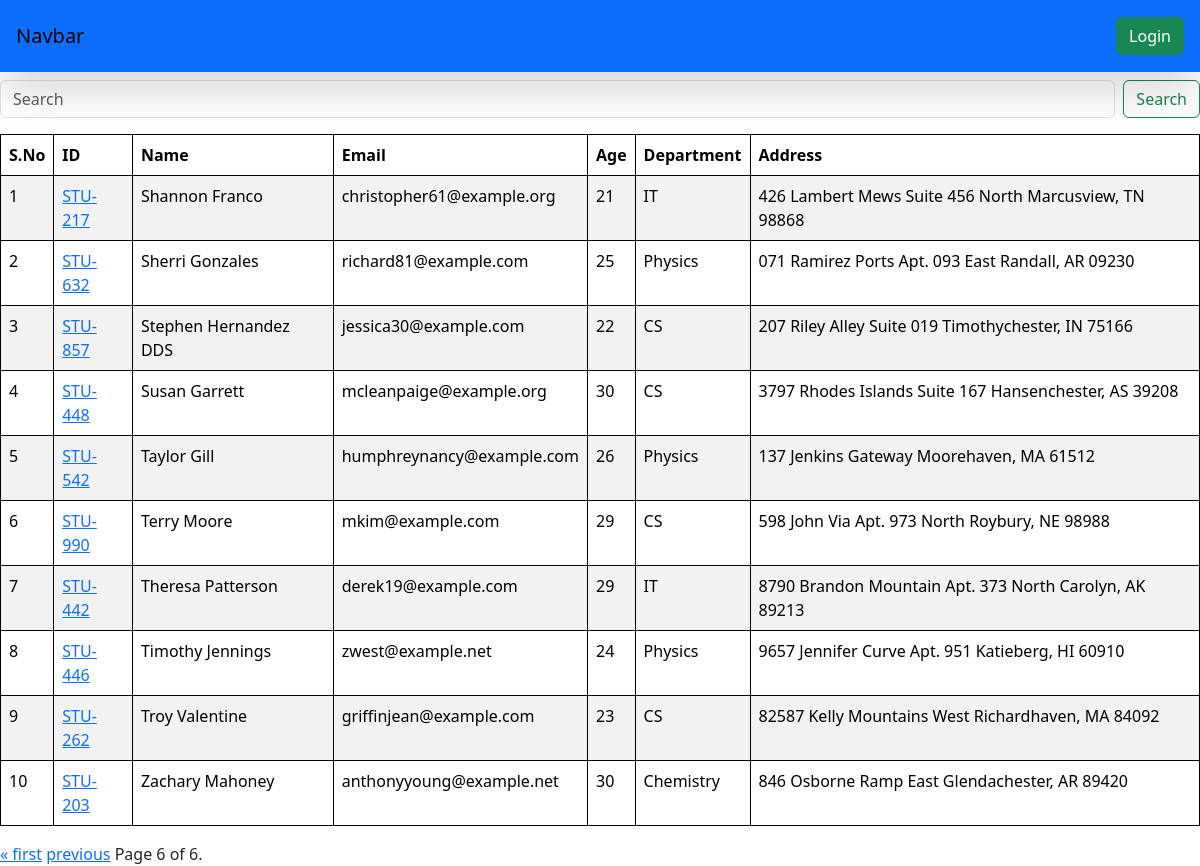
Page /students/?page=6 on the committed database.
### vege/models.py (models this page shows, shortened)
class Student(models.Model):
    deparment=models.ForeignKey(Department,related_name="depart",on_delete=models.CASCADE)
    student_id=models.OneToOneField(StudentID,related_name="studentid",on_delete=models.CASCADE)
    student_name=models.CharField(max_length=100)
    student_email=models.EmailField(unique=True)
    student_age=models.IntegerField(default=18)
    student_address=models.TextField()
    is_deleted=models.BooleanField(default=False)
    objects=StudentManager()
    admin_objects=models.Manager()
    class Meta:
        ordering=['student_name']
        verbose_name="student"

class StudentID(models.Model):
    student_id=models.CharField(max_length=100)
    def __str__(self)->str:
        return self.student_id

class Department(models.Model):
    department=models.CharField(max_length=100)
    class Meta:
        ordering=['department']

### vege/views.py (the view, shortened to what this page needs)
# urls.py: path('students/',get_students,name='get_students'),
def get_students(request):
    queryset=Student.objects.all()
    paginator = Paginator(queryset, 20)  # Show 25 contacts per page.
    page_number = request.GET.get("page",1)
    page_obj = paginator.get_page(page_number)
    return render(request,'reports/students.html', {"queryset": page_obj})

### vege/models.py (called while the page is built)
    def get_queryset(self):
        return super().get_queryset().filter(is_deleted=False)

### vege/templates/reports/students.html (shortened to what this page needs)
{% extends "base.html" %}
{% block start %}
<div>
    <form class="d-flex mt-2 mb-3" role="search">
        <input class="form-control me-2" type="search" name="search" placeholder="Search" aria-label="Search">
        <button class="btn btn-outline-success" type="submit">Search</button>
    </form>
    <table class="table table-striped">
        <thead>
        <tr>
            <th scope="col">S.No</th>
            <th scope="col">ID</th>
            <th scope="col">Name</th>
            <th scope="col">Email</th>
            <th scope="col">Age</th>
            <th scope="col">Department</th>
            <th scope="col">Address</th>
        </tr>
        </thead>
        <tbody>
            {% for student in queryset%}
                <tr>
                    <td>{{forloop.counter}}</td>
                    <td>
                        <a href="{% url 'see_marks' student.student_id %}">
                            {{student.student_id}}
                    </a></td>
                    <td>{{student.student_name}}</td>
                    <td>{{student.student_email}}</td>
                    <td>{{student.student_age}}</td>
                    <td>{{student.deparment.department}}</td>
                    <td>{{student.student_address}}</td>
                </tr>
            {% endfor %}
        </tbody>
    </table>
    <div class="pagination">
        <span class="step-links">
            {% if queryset.has_previous %}
                <a href="?page=1">&laquo; first</a>
                <a href="?page={{ queryset.previous_page_number }}">previous</a>
            {% endif %}
            <span class="current">
                Page {{ queryset.number }} of {{ queryset.paginator.num_pages }}.
            </span>
        </span>
    </div>
</div>
{% endblock %}

### home/templates/base.html (style rules this page uses)
table, th, td { border: 1px solid black; }

### rows in the picture
Student: student_id "STU-217", student_name "Shannon Franco", student_email "christopher61@example.org", student_age "21", deparment.department "IT", student_address "426 Lambert Mews Suite 456 North Marcusview, TN 98868"
Student: student_id "STU-632", student_name "Sherri Gonzales", student_email "richard81@example.com", student_age "25", deparment.department "Physics", student_address "071 Ramirez Ports Apt. 093 East Randall, AR 09230"
Student: student_id "STU-857", student_name "Stephen Hernandez DDS", student_email "jessica30@example.com", student_age "22", deparment.department "CS", student_address "207 Riley Alley Suite 019 Timothychester, IN 75166"
Student: student_id "STU-448", student_name "Susan Garrett", student_email "mcleanpaige@example.org", student_age "30", deparment.department "CS", student_address "3797 Rhodes Islands Suite 167 Hansenchester, AS 39208"
Student: student_id "STU-542", student_name "Taylor Gill", student_email "humphreynancy@example.com", student_age "26", deparment.department "Physics", student_address "137 Jenkins Gateway Moorehaven, MA 61512"
Student: student_id "STU-990", student_name "Terry Moore", student_email "mkim@example.com", student_age "29", deparment.department "CS", student_address "598 John Via Apt. 973 North Roybury, NE 98988"
Student: student_id "STU-442", student_name "Theresa Patterson", student_email "derek19@example.com", student_age "29", deparment.department "IT", student_address "8790 Brandon Mountain Apt. 373 North Carolyn, AK 89213"
Student: student_id "STU-446", student_name "Timothy Jennings", student_email "zwest@example.net", student_age "24", deparment.department "Physics", student_address "9657 Jennifer Curve Apt. 951 Katieberg, HI 60910"
Student: student_id "STU-262", student_name "Troy Valentine", student_email "griffinjean@example.com", student_age "23", deparment.department "CS", student_address "82587 Kelly Mountains West Richardhaven, MA 84092"
Student: student_id "STU-203", student_name "Zachary Mahoney", student_email "anthonyyoung@example.net", student_age "30", deparment.department "Chemistry", student_address "846 Osborne Ramp East Glendachester, AR 89420"

### other values in the picture
{{ queryset.number }} "6"
{{ queryset.paginator.num_pages }} "6"
